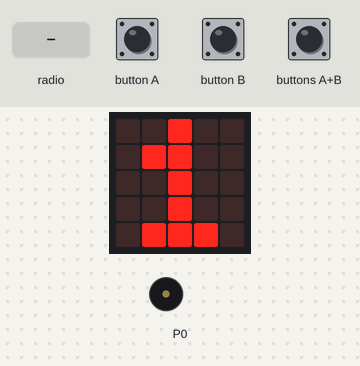
Bench run of a program on a simulated BBC micro:bit (MakeCode). Shown: the board's 5×5 LED display, buzzer (waves = sounding). The inputs (shaded band) are chosen by the test bench.

Above: at 1.2 s.
1.3 s: radio message "botsing" arrives
At 1.5 s:
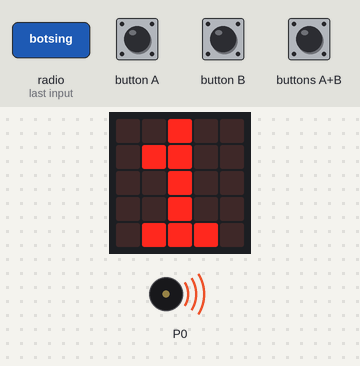
4.3 s: button A pressed for 0.15 s
At 5.8 s:
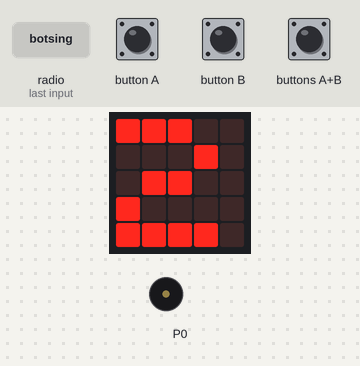
7.7 s: button A pressed for 0.15 s
At 9.3 s:
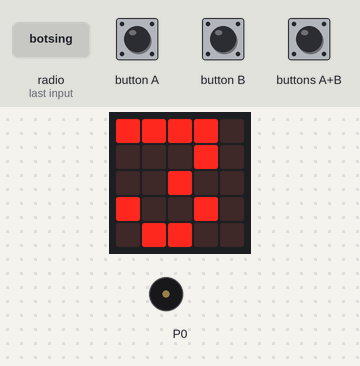
12.4 s: radio message "gestolen" arrives
At 12.6 s:
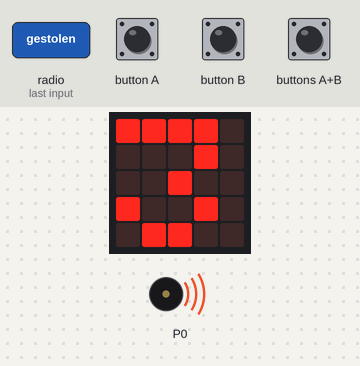
Timing chart, 0 to 16.1 s (numbered marks = the images above; inputs shaded):
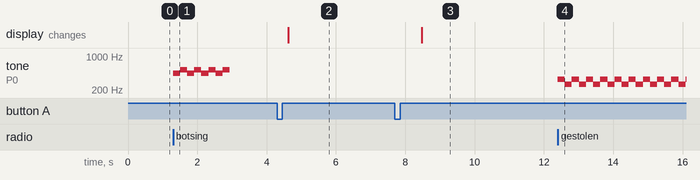

Measured:
- after the input at 1.3 s, tone on P0: silent → 440 Hz at once, then repeats every 0.41 s: 523 Hz 0.21 s, 440 Hz 0.21 s, until it stays silent from 2.9 s
- after the input at 4.3 s, the display: changes after 0.32 s (image 2)
- after the input at 7.7 s, the display: changes after 0.77 s (image 3)
- after the input at 12.4 s, tone on P0: alternates 330 Hz for 0.21 s and 262 Hz for 0.21 s, starting at once

The program:

main.ts
```typescript
input.onButtonPressed(Button.A, function () {
    opdracht += 1
})
input.onButtonPressed(Button.AB, function () {
    if (opdracht == 1) {
        radio.sendString("licht aan")
    } else if (opdracht == 2) {
        radio.sendString("licht uit")
    } else if (opdracht == 3) {
        radio.sendString("gevarenlicht aan")
    } else if (opdracht == 4) {
        radio.sendString("KL aan")
    } else if (opdracht == 5) {
        radio.sendString("KR aan")
    } else if (opdracht == 6) {
        radio.sendString("SeZ aan")
    } else if (opdracht == 7) {
        radio.sendString("OZ aan")
    }
})
radio.onReceivedString(function (receivedString) {
    if (receivedString == "botsing") {
        music.play(music.stringPlayable("A C5 A C5 A C5 A C5 ", 300), music.PlaybackMode.UntilDone)
        music.stopAllSounds()
    } else if (receivedString == "gestolen") {
        for (let index = 0; index < 4; index++) {
            music.play(music.stringPlayable("E C E C E C E C ", 300), music.PlaybackMode.UntilDone)
        }
    }
})
input.onButtonPressed(Button.B, function () {
    opdracht += -1
})
let opdracht = 0
radio.setTransmitPower(7)
radio.setGroup(1)
opdracht = 1
basic.forever(function () {
    basic.showNumber(opdracht)
    if (opdracht == 0) {
        opdracht = 7
    } else if (opdracht == 8) {
        opdracht = 1
    }
})
```

test.ts
```typescript
// tests gaan hier; deze zal niet worden gecompileerd wanneer dit pakket wordt gebruikt als extensie.
```
